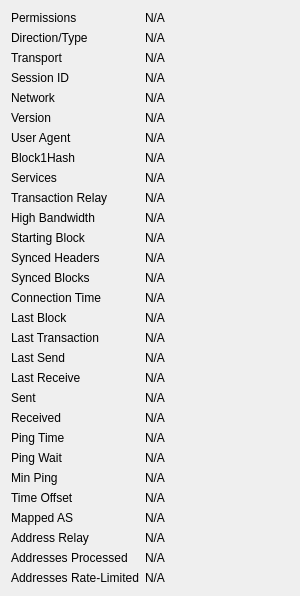
             <widget class="QWidget" name="detailWidget">
              <property name="geometry">
               <rect>
                <x>0</x>
                <y>0</y>
                <width>300</width>
                <height>426</height>
               </rect>
              </property>
              <layout class="QGridLayout" name="gridLayout_2" columnstretch="0,1">
               <item row="0" column="0">
                <widget class="QLabel" name="label_30">
                 <property name="text">
                  <string>Permissions</string>
                 </property>
                </widget>
               </item>
               <item row="0" column="1">
                <widget class="QLabel" name="peerPermissions">
                 <property name="cursor">
                  <cursorShape>IBeamCursor</cursorShape>
                 </property>
                 <property name="text">
                  <string>N/A</string>
                 </property>
                 <property name="textFormat">
                  <enum>Qt::PlainText</enum>
                 </property>
                 <property name="textInteractionFlags">
                  <set>Qt::LinksAccessibleByMouse|Qt::TextSelectableByKeyboard|Qt::TextSelectableByMouse</set>
                 </property>
                </widget>
               </item>
               <item row="1" column="0">
                <widget class="QLabel" name="peerConnectionTypeLabel">
                 <property name="toolTip">
                  <string>The direction and type of peer connection: %1</string>
                 </property>
                 <property name="text">
                  <string>Direction/Type</string>
                 </property>
                </widget>
               </item>
               <item row="1" column="1">
                <widget class="QLabel" name="peerConnectionType">
                 <property name="cursor">
                  <cursorShape>IBeamCursor</cursorShape>
                 </property>
                 <property name="text">
                  <string>N/A</string>
                 </property>
                 <property name="textFormat">
                  <enum>Qt::PlainText</enum>
                 </property>
                 <property name="textInteractionFlags">
                  <set>Qt::LinksAccessibleByMouse|Qt::TextSelectableByKeyboard|Qt::TextSelectableByMouse</set>
                 </property>
                </widget>
               </item>
               <item row="2" column="0">
                <widget class="QLabel" name="peerTransportTypeLabel">
                 <property name="toolTip">
                  <string>The transport layer version: %1</string>
                 </property>
                 <property name="text">
                  <string>Transport</string>
                 </property>
                </widget>
               </item>
               <item row="2" column="1">
                <widget class="QLabel" name="peerTransportType">
                 <property name="cursor">
                  <cursorShape>IBeamCursor</cursorShape>
                 </property>
                 <property name="text">
                  <string>N/A</string>
                 </property>
                 <property name="textFormat">
                  <enum>Qt::PlainText</enum>
                 </property>
                 <property name="textInteractionFlags">
                  <set>Qt::LinksAccessibleByMouse|Qt::TextSelectableByKeyboard|Qt::TextSelectableByMouse</set>
                 </property>
                </widget>
               </item>
               <item row="3" column="0">
                <widget class="QLabel" name="peerSessionIdLabel">
                 <property name="toolTip">
                  <string>The BIP324 session ID string in hex.</string>
                 </property>
                 <property name="text">
                  <string>Session ID</string>
                 </property>
                </widget>
               </item>
               <item row="3" column="1">
                <widget class="QLabel" name="peerSessionId">
                 <property name="cursor">
                  <cursorShape>IBeamCursor</cursorShape>
                 </property>
                 <property name="text">
                  <string>N/A</string>
                 </property>
                 <property name="textFormat">
                  <enum>Qt::PlainText</enum>
                 </property>
                 <property name="textInteractionFlags">
                  <set>Qt::LinksAccessibleByMouse|Qt::TextSelectableByKeyboard|Qt::TextSelectableByMouse</set>
                 </property>
                </widget>
               </item>
               <item row="4" column="0">
                <widget class="QLabel" name="peerNetworkLabel">
                 <property name="toolTip">
                  <string>The network protocol this peer is connected through: IPv4, IPv6, Onion, I2P, or CJDNS.</string>
                 </property>
                 <property name="text">
                  <string>Network</string>
                 </property>
                </widget>
               </item>
               <item row="4" column="1">
                <widget class="QLabel" name="peerNetwork">
                 <property name="cursor">
                  <cursorShape>IBeamCursor</cursorShape>
                 </property>
                 <property name="text">
                  <string>N/A</string>
                 </property>
                 <property name="textFormat">
                  <enum>Qt::PlainText</enum>
                 </property>
                 <property name="textInteractionFlags">
                  <set>Qt::LinksAccessibleByMouse|Qt::TextSelectableByKeyboard|Qt::TextSelectableByMouse</set>
                 </property>
                </widget>
               </item>
               <item row="5" column="0">
                <widget class="QLabel" name="label_21">
                 <property name="text">
                  <string>Version</string>
                 </property>
                </widget>
               </item>
               <item row="5" column="1">
                <widget class="QLabel" name="peerVersion">
                 <property name="cursor">
                  <cursorShape>IBeamCursor</cursorShape>
                 </property>
                 <property name="text">
                  <string>N/A</string>
                 </property>
                 <property name="textFormat">
                  <enum>Qt::PlainText</enum>
                 </property>
                 <property name="textInteractionFlags">
                  <set>Qt::LinksAccessibleByMouse|Qt::TextSelectableByKeyboard|Qt::TextSelectableByMouse</set>
                 </property>
                </widget>
               </item>
               <item row="6" column="0">
                <widget class="QLabel" name="label_28">
                 <property name="text">
                  <string>User Agent</string>
                 </property>
                </widget>
               </item>
               <item row="6" column="1">
                <widget class="QLabel" name="peerSubversion">
                 <property name="cursor">
                  <cursorShape>IBeamCursor</cursorShape>
                 </property>
                 <property name="text">
                  <string>N/A</string>
                 </property>
                 <property name="textFormat">
                  <enum>Qt::PlainText</enum>
                 </property>
                 <property name="textInteractionFlags">
                  <set>Qt::LinksAccessibleByMouse|Qt::TextSelectableByKeyboard|Qt::TextSelectableByMouse</set>
                 </property>
                </widget>
               </item>
               <item row="7" column="0">
                <widget class="QLabel" name="peerBlock1HashLabel">
                 <property name="toolTip">
                  <string>The block1hash (chain identifier) reported by this peer.</string>
                 </property>
                 <property name="text">
                  <string>Block1Hash</string>
                 </property>
                </widget>
               </item>
               <item row="7" column="1">
                <widget class="QLabel" name="peerBlock1Hash">
                 <property name="cursor">
                  <cursorShape>IBeamCursor</cursorShape>
                 </property>
                 <property name="text">
                  <string>N/A</string>
                 </property>
                 <property name="textFormat">
                  <enum>Qt::PlainText</enum>
                 </property>
                 <property name="textInteractionFlags">
                  <set>Qt::LinksAccessibleByMouse|Qt::TextSelectableByKeyboard|Qt::TextSelectableByMouse</set>
                 </property>
                </widget>
               </item>
               <item row="8" column="0">
                <widget class="QLabel" name="label_4">
                 <property name="text">
                  <string>Services</string>
                 </property>
                </widget>
               </item>
               <item row="8" column="1">
                <widget class="QLabel" name="peerServices">
                 <property name="cursor">
                  <cursorShape>IBeamCursor</cursorShape>
                 </property>
                 <property name="text">
                  <string>N/A</string>
                 </property>
                 <property name="textFormat">
                  <enum>Qt::PlainText</enum>
                 </property>
                 <property name="wordWrap">
                  <bool>true</bool>
                 </property>
                 <property name="textInteractionFlags">
                  <set>Qt::LinksAccessibleByMouse|Qt::TextSelectableByKeyboard|Qt::TextSelectableByMouse</set>
                 </property>
                </widget>
               </item>
               <item row="9" column="0">
                <widget class="QLabel" name="peerRelayTxesLabel">
                 <property name="toolTip">
                  <string>Whether we relay transactions to this peer.</string>
                 </property>
                 <property name="text">
                  <string>Transaction Relay</string>
                 </property>
                </widget>
               </item>
               <item row="9" column="1">
                <widget class="QLabel" name="peerRelayTxes">
                 <property name="cursor">
                  <cursorShape>IBeamCursor</cursorShape>
                 </property>
                 <property name="text">
                  <string>N/A</string>
                 </property>
                 <property name="textFormat">
                  <enum>Qt::PlainText</enum>
                 </property>
                 <property name="textInteractionFlags">
                  <set>Qt::LinksAccessibleByMouse|Qt::TextSelectableByKeyboard|Qt::TextSelectableByMouse</set>
                 </property>
                </widget>
               </item>
               <item row="10" column="0">
                <widget class="QLabel" name="peerHighBandwidthLabel">
                 <property name="toolTip">
                  <string>High bandwidth BIP152 compact block relay: %1</string>
                 </property>
                 <property name="text">
                  <string>High Bandwidth</string>
                 </property>
                </widget>
               </item>
               <item row="10" column="1">
                <widget class="QLabel" name="peerHighBandwidth">
                 <property name="cursor">
                  <cursorShape>IBeamCursor</cursorShape>
                 </property>
                 <property name="text">
                  <string>N/A</string>
                 </property>
                 <property name="textFormat">
                  <enum>Qt::PlainText</enum>
                 </property>
                 <property name="textInteractionFlags">
                  <set>Qt::LinksAccessibleByMouse|Qt::TextSelectableByKeyboard|Qt::TextSelectableByMouse</set>
                 </property>
                </widget>
               </item>
               <item row="12" column="0">
                <widget class="QLabel" name="label_29">
                 <property name="text">
                  <string>Starting Block</string>
                 </property>
                </widget>
               </item>
               <item row="12" column="1">
                <widget class="QLabel" name="peerHeight">
                 <property name="cursor">
                  <cursorShape>IBeamCursor</cursorShape>
                 </property>
                 <property name="text">
                  <string>N/A</string>
                 </property>
                 <property name="textFormat">
                  <enum>Qt::PlainText</enum>
                 </property>
                 <property name="textInteractionFlags">
                  <set>Qt::LinksAccessibleByMouse|Qt::TextSelectableByKeyboard|Qt::TextSelectableByMouse</set>
                 </property>
                </widget>
               </item>
               <item row="13" column="0">
                <widget class="QLabel" name="label_27">
                 <property name="text">
                  <string>Synced Headers</string>
                 </property>
                </widget>
               </item>
               <item row="13" column="1">
                <widget class="QLabel" name="peerSyncHeight">
                 <property name="cursor">
                  <cursorShape>IBeamCursor</cursorShape>
                 </property>
                 <property name="text">
                  <string>N/A</string>
                 </property>
                 <property name="textFormat">
                  <enum>Qt::PlainText</enum>
                 </property>
                 <property name="textInteractionFlags">
                  <set>Qt::LinksAccessibleByMouse|Qt::TextSelectableByKeyboard|Qt::TextSelectableByMouse</set>
                 </property>
                </widget>
               </item>
               <item row="14" column="0">
                <widget class="QLabel" name="label_25">
                 <property name="text">
                  <string>Synced Blocks</string>
                 </property>
                </widget>
               </item>
               <item row="14" column="1">
                <widget class="QLabel" name="peerCommonHeight">
                 <property name="cursor">
                  <cursorShape>IBeamCursor</cursorShape>
                 </property>
                 <property name="text">
                  <string>N/A</string>
                 </property>
                 <property name="textFormat">
                  <enum>Qt::PlainText</enum>
                 </property>
                 <property name="textInteractionFlags">
                  <set>Qt::LinksAccessibleByMouse|Qt::TextSelectableByKeyboard|Qt::TextSelectableByMouse</set>
                 </property>
                </widget>
               </item>
               <item row="15" column="0">
                <widget class="QLabel" name="label_22">
                 <property name="text">
                  <string>Connection Time</string>
                 </property>
                </widget>
               </item>
               <item row="15" column="1">
                <widget class="QLabel" name="peerConnTime">
                 <property name="cursor">
                  <cursorShape>IBeamCursor</cursorShape>
                 </property>
                 <property name="text">
                  <string>N/A</string>
                 </property>
                 <property name="textFormat">
                  <enum>Qt::PlainText</enum>
                 </property>
                 <property name="textInteractionFlags">
                  <set>Qt::LinksAccessibleByMouse|Qt::TextSelectableByKeyboard|Qt::TextSelectableByMouse</set>
                 </property>
                </widget>
               </item>
               <item row="16" column="0">
                <widget class="QLabel" name="peerLastBlockLabel">
                 <property name="toolTip">
                  <string>Elapsed time since a novel block passing initial validity checks was received from this peer.</string>
                 </property>
                 <property name="text">
                  <string>Last Block</string>
                 </property>
                </widget>
               </item>
               <item row="16" column="1">
                <widget class="QLabel" name="peerLastBlock">
                 <property name="cursor">
                  <cursorShape>IBeamCursor</cursorShape>
                 </property>
                 <property name="text">
                  <string>N/A</string>
                 </property>
                 <property name="textFormat">
                  <enum>Qt::PlainText</enum>
                 </property>
                 <property name="textInteractionFlags">
                  <set>Qt::LinksAccessibleByMouse|Qt::TextSelectableByKeyboard|Qt::TextSelectableByMouse</set>
                 </property>
                </widget>
               </item>
               <item row="17" column="0">
                <widget class="QLabel" name="peerLastTxLabel">
                 <property name="toolTip">
                  <string extracomment="Tooltip text for the Last Transaction field in the peer details area.">Elapsed time since a novel transaction accepted into our mempool was received from this peer.</string>
                 </property>
                 <property name="text">
                  <string>Last Transaction</string>
                 </property>
                </widget>
               </item>
               <item row="17" column="1">
                <widget class="QLabel" name="peerLastTx">
                 <property name="cursor">
                  <cursorShape>IBeamCursor</cursorShape>
                 </property>
                 <property name="text">
                  <string>N/A</string>
                 </property>
                 <property name="textFormat">
                  <enum>Qt::PlainText</enum>
                 </property>
                 <property name="textInteractionFlags">
                  <set>Qt::LinksAccessibleByMouse|Qt::TextSelectableByKeyboard|Qt::TextSelectableByMouse</set>
                 </property>
                </widget>
               </item>
               <item row="18" column="0">
                <widget class="QLabel" name="label_15">
                 <property name="text">
                  <string>Last Send</string>
                 </property>
                </widget>
               </item>
               <item row="18" column="1">
                <widget class="QLabel" name="peerLastSend">
                 <property name="cursor">
                  <cursorShape>IBeamCursor</cursorShape>
                 </property>
                 <property name="text">
                  <string>N/A</string>
                 </property>
                 <property name="textFormat">
                  <enum>Qt::PlainText</enum>
                 </property>
                 <property name="textInteractionFlags">
                  <set>Qt::LinksAccessibleByMouse|Qt::TextSelectableByKeyboard|Qt::TextSelectableByMouse</set>
                 </property>
                </widget>
               </item>
               <item row="19" column="0">
                <widget class="QLabel" name="label_19">
                 <property name="text">
                  <string>Last Receive</string>
                 </property>
                </widget>
               </item>
               <item row="19" column="1">
                <widget class="QLabel" name="peerLastRecv">
                 <property name="cursor">
                  <cursorShape>IBeamCursor</cursorShape>
                 </property>
                 <property name="text">
                  <string>N/A</string>
                 </property>
                 <property name="textFormat">
                  <enum>Qt::PlainText</enum>
                 </property>
                 <property name="textInteractionFlags">
                  <set>Qt::LinksAccessibleByMouse|Qt::TextSelectableByKeyboard|Qt::TextSelectableByMouse</set>
                 </property>
                </widget>
               </item>
               <item row="20" column="0">
                <widget class="QLabel" name="label_18">
                 <property name="text">
                  <string>Sent</string>
                 </property>
                </widget>
               </item>
               <item row="20" column="1">
                <widget class="QLabel" name="peerBytesSent">
                 <property name="cursor">
                  <cursorShape>IBeamCursor</cursorShape>
                 </property>
                 <property name="text">
                  <string>N/A</string>
                 </property>
                 <property name="textFormat">
                  <enum>Qt::PlainText</enum>
                 </property>
                 <property name="textInteractionFlags">
                  <set>Qt::LinksAccessibleByMouse|Qt::TextSelectableByKeyboard|Qt::TextSelectableByMouse</set>
                 </property>
                </widget>
               </item>
               <item row="21" column="0">
                <widget class="QLabel" name="label_20">
                 <property name="text">
                  <string>Received</string>
                 </property>
                </widget>
               </item>
               <item row="21" column="1">
                <widget class="QLabel" name="peerBytesRecv">
                 <property name="cursor">
                  <cursorShape>IBeamCursor</cursorShape>
                 </property>
                 <property name="text">
                  <string>N/A</string>
                 </property>
                 <property name="textFormat">
                  <enum>Qt::PlainText</enum>
                 </property>
                 <property name="textInteractionFlags">
                  <set>Qt::LinksAccessibleByMouse|Qt::TextSelectableByKeyboard|Qt::TextSelectableByMouse</set>
                 </property>
                </widget>
               </item>
               <item row="22" column="0">
                <widget class="QLabel" name="label_26">
                 <property name="text">
                  <string>Ping Time</string>
                 </property>
                </widget>
               </item>
               <item row="22" column="1">
                <widget class="QLabel" name="peerPingTime">
                 <property name="cursor">
                  <cursorShape>IBeamCursor</cursorShape>
                 </property>
                 <property name="text">
                  <string>N/A</string>
                 </property>
                 <property name="textFormat">
                  <enum>Qt::PlainText</enum>
                 </property>
                 <property name="textInteractionFlags">
                  <set>Qt::LinksAccessibleByMouse|Qt::TextSelectableByKeyboard|Qt::TextSelectableByMouse</set>
                 </property>
                </widget>
               </item>
               <item row="23" column="0">
                <widget class="QLabel" name="peerPingWaitLabel">
                 <property name="toolTip">
                  <string>The duration of a currently outstanding ping.</string>
                 </property>
                 <property name="text">
                  <string>Ping Wait</string>
                 </property>
                </widget>
               </item>
               <item row="23" column="1">
                <widget class="QLabel" name="peerPingWait">
                 <property name="cursor">
                  <cursorShape>IBeamCursor</cursorShape>
                 </property>
                 <property name="text">
                  <string>N/A</string>
                 </property>
                 <property name="textFormat">
                  <enum>Qt::PlainText</enum>
                 </property>
                 <property name="textInteractionFlags">
                  <set>Qt::LinksAccessibleByMouse|Qt::TextSelectableByKeyboard|Qt::TextSelectableByMouse</set>
                 </property>
                </widget>
               </item>
               <item row="24" column="0">
                <widget class="QLabel" name="peerMinPingLabel">
                 <property name="text">
                  <string>Min Ping</string>
                 </property>
                </widget>
               </item>
               <item row="24" column="1">
                <widget class="QLabel" name="peerMinPing">
                 <property name="cursor">
                  <cursorShape>IBeamCursor</cursorShape>
                 </property>
                 <property name="text">
                  <string>N/A</string>
                 </property>
                 <property name="textFormat">
                  <enum>Qt::PlainText</enum>
                 </property>
                 <property name="textInteractionFlags">
                  <set>Qt::LinksAccessibleByMouse|Qt::TextSelectableByKeyboard|Qt::TextSelectableByMouse</set>
                 </property>
                </widget>
               </item>
               <item row="25" column="0">
                <widget class="QLabel" name="label_timeoffset">
                 <property name="text">
                  <string>Time Offset</string>
                 </property>
                </widget>
               </item>
               <item row="25" column="1">
                <widget class="QLabel" name="timeoffset">
                 <property name="cursor">
                  <cursorShape>IBeamCursor</cursorShape>
                 </property>
                 <property name="text">
                  <string>N/A</string>
                 </property>
                 <property name="textFormat">
                  <enum>Qt::PlainText</enum>
                 </property>
                 <property name="textInteractionFlags">
                  <set>Qt::LinksAccessibleByMouse|Qt::TextSelectableByKeyboard|Qt::TextSelectableByMouse</set>
                 </property>
                </widget>
               </item>
               <item row="26" column="0">
                <widget class="QLabel" name="peerMappedASLabel">
                 <property name="toolTip">
                  <string>The mapped Autonomous System used for diversifying peer selection.</string>
                 </property>
                 <property name="text">
                  <string>Mapped AS</string>
                 </property>
                </widget>
               </item>
               <item row="26" column="1">
                <widget class="QLabel" name="peerMappedAS">
                 <property name="cursor">
                  <cursorShape>IBeamCursor</cursorShape>
                 </property>
                 <property name="text">
                  <string>N/A</string>
                 </property>
                 <property name="textFormat">
                  <enum>Qt::PlainText</enum>
                 </property>
                 <property name="textInteractionFlags">
                  <set>Qt::LinksAccessibleByMouse|Qt::TextSelectableByKeyboard|Qt::TextSelectableByMouse</set>
                 </property>
                </widget>
               </item>
               <item row="27" column="0">
                <widget class="QLabel" name="peerAddrRelayEnabledLabel">
                 <property name="toolTip">
                  <string extracomment="Tooltip text for the Address Relay field in the peer details area, which displays whether we relay addresses to this peer (Yes/No).">Whether we relay addresses to this peer.</string>
                 </property>
                 <property name="text">
                  <string extracomment="Text title for the Address Relay field in the peer details area, which displays whether we relay addresses to this peer (Yes/No).">Address Relay</string>
                 </property>
                </widget>
               </item>
               <item row="27" column="1">
                <widget class="QLabel" name="peerAddrRelayEnabled">
                 <property name="cursor">
                  <cursorShape>IBeamCursor</cursorShape>
                 </property>
                 <property name="text">
                  <string>N/A</string>
                 </property>
                 <property name="textFormat">
                  <enum>Qt::PlainText</enum>
                 </property>
                 <property name="textInteractionFlags">
                  <set>Qt::LinksAccessibleByMouse|Qt::TextSelectableByKeyboard|Qt::TextSelectableByMouse</set>
                 </property>
                </widget>
               </item>
               <item row="28" column="0">
                <widget class="QLabel" name="peerAddrProcessedLabel">
                 <property name="toolTip">
                  <string extracomment="Tooltip text for the Addresses Processed field in the peer details area, which displays the total number of addresses received from this peer that were processed (excludes addresses that were dropped due to rate-limiting).">The total number of addresses received from this peer that were processed (excludes addresses that were dropped due to rate-limiting).</string>
                 </property>
                 <property name="text">
                  <string extracomment="Text title for the Addresses Processed field in the peer details area, which displays the total number of addresses received from this peer that were processed (excludes addresses that were dropped due to rate-limiting).">Addresses Processed</string>
                 </property>
                </widget>
               </item>
               <item row="28" column="1">
                <widget class="QLabel" name="peerAddrProcessed">
                 <property name="cursor">
                  <cursorShape>IBeamCursor</cursorShape>
                 </property>
                 <property name="text">
                  <string>N/A</string>
                 </property>
                 <property name="textFormat">
                  <enum>Qt::PlainText</enum>
                 </property>
                 <property name="textInteractionFlags">
                  <set>Qt::LinksAccessibleByMouse|Qt::TextSelectableByKeyboard|Qt::TextSelectableByMouse</set>
                 </property>
                </widget>
               </item>
               <item row="29" column="0">
                <widget class="QLabel" name="peerAddrRateLimitedLabel">
                 <property name="toolTip">
                  <string extracomment="Tooltip text for the Addresses Rate-Limited field in the peer details area, which displays the total number of addresses received from this peer that were dropped (not processed) due to rate-limiting.">The total number of addresses received from this peer that were dropped (not processed) due to rate-limiting.</string>
                 </property>
                 <property name="text">
                  <string extracomment="Text title for the Addresses Rate-Limited field in the peer details area, which displays the total number of addresses received from this peer that were dropped (not processed) due to rate-limiting.">Addresses Rate-Limited</string>
                 </property>
                </widget>
               </item>
               <item row="29" column="1">
                <widget class="QLabel" name="peerAddrRateLimited">
                 <property name="cursor">
                  <cursorShape>IBeamCursor</cursorShape>
                 </property>
                 <property name="text">
                  <string>N/A</string>
                 </property>
                 <property name="textFormat">
                  <enum>Qt::PlainText</enum>
                 </property>
                 <property name="textInteractionFlags">
                  <set>Qt::LinksAccessibleByMouse|Qt::TextSelectableByKeyboard|Qt::TextSelectableByMouse</set>
                 </property>
                </widget>
               </item>
               <item row="30" column="0">
                <spacer name="verticalSpacer_3">
                 <property name="orientation">
                  <enum>Qt::Vertical</enum>
                 </property>
                 <property name="sizeHint" stdset="0">
                  <size>
                   <width>20</width>
                   <height>40</height>
                  </size>
                 </property>
                </spacer>
               </item>
              </layout>
             </widget>
